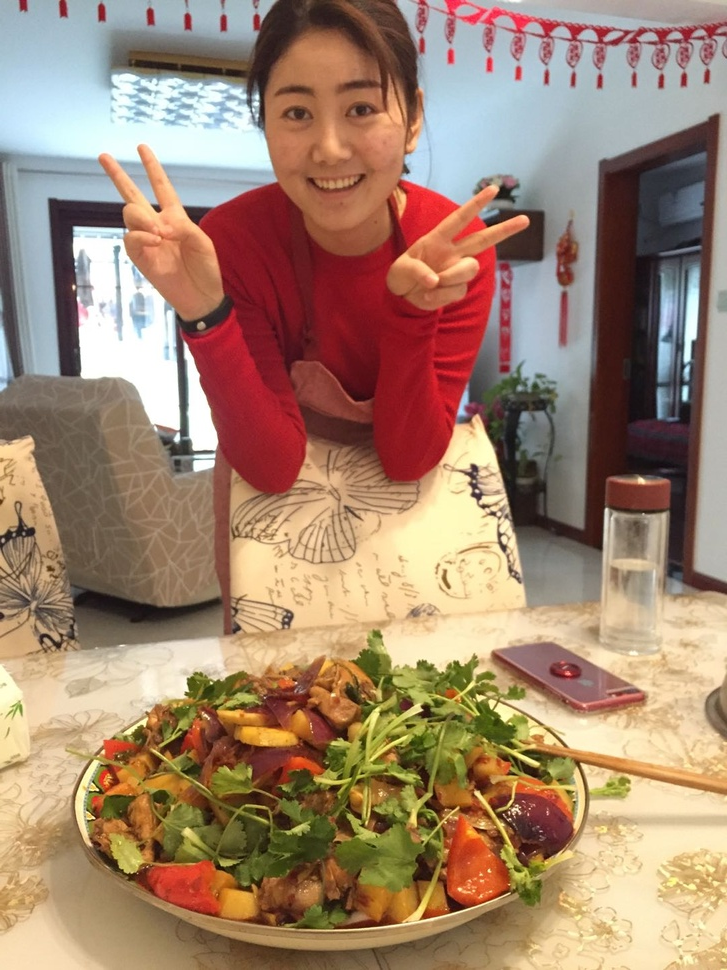
#> input picture section28#BinPic2/python/Gril.jpg, 727 x 970 px, shrunk from 1080 x 1440 before the run
$ python binPic.py Gril.jpg
#> lines starting #> are read from the running program, lines starting #| are printed output that depends on the picture; after the words box and inside, x2 and y2 are one past the last pixel; in counts of white or black regions, pixels touching at a corner belong together
#!/usr/bin/env python
# -*- coding: utf-8 -*-
# author：lowkeyway time:9/8/2019

import sys
import cv2 as cv
import numpy as np
import matplotlib.pyplot as plt

def histCover(img, fileName):
    plt.figure(fileName, figsize=(16, 8))

    dims = len(img.shape)
    if 3 == dims:
        print("This is a BGR picture")
        color = ["r", "g", "b"]

        # Show original picture
        img = img[:,:, [2, 1, 0]]
        plt.subplot(121)
        plt.imshow(img)

        plt.subplot(122)
        # Show histogram
        for index, c in enumerate(color):
            hist = cv.calcHist([img], [index], None, [256], [0, 255])
            plt.plot(hist, color=c)
            plt.xlim([0, 255])

    elif 2 == dims:
        print("This is a gray picture")

        # Show original picture
        plt.subplot(121)
        plt.imshow(img, "gray")

        # Show histogram
        plt.subplot(122)
        hist = cv.calcHist([img], [0], None, [256], [0, 255])
        plt.plot(hist)
        plt.xlim([0, 255])

    else:
        print("Cannot support this type picture")

    plt.show()

def OTSUTest(imgOri):
    if 2 != len(imgOri.shape):
        imgOri = cv.cvtColor(imgOri, cv.COLOR_BGR2GRAY)
        print("Cover to Gray")

    histCover(imgOri, "Hist_OTSU_Ori")
    th, imgTemp = cv.threshold(imgOri, 0, 255, cv.THRESH_BINARY | cv.THRESH_OTSU)
    histCover(imgTemp, "Hist_OTSU_Out")

def TRIANGLETest(imgOri):
    if 2 != len(imgOri.shape):
        imgOri = cv.cvtColor(imgOri, cv.COLOR_BGR2GRAY)
        print("Cover to Gray")

    histCover(imgOri, "Hist_TRIANGLET_Ori")
    th, imgTemp = cv.threshold(imgOri, 0, 255, cv.THRESH_BINARY | cv.THRESH_OTSU)
    histCover(imgTemp, "Hist_TRIANGLET_Out")

def threasholdTest(imgOri):
    if 2 != len(imgOri.shape):
        imgOri = cv.cvtColor(imgOri, cv.COLOR_BGR2GRAY)
        print("Cover to Gray")

    cv.imshow("imgOri", imgOri)
    # imgTemp = np.copy(imgOri)
    binMode = [cv.THRESH_BINARY, cv.THRESH_BINARY_INV, cv.THRESH_TRUNC, cv.THRESH_TOZERO, cv.THRESH_TOZERO_INV]
    for mode in binMode:
        th, imgTemp = cv.threshold(imgOri, 127, 255, mode)
        cv.imshow("threashold_"+str(mode), imgTemp)


def main_func(argv):
    imgOri = cv.imread("Gril.jpg")
#> imgOri is the input picture: shape (970, 727, 3); mean B, G, R 110.1, 132.4, 161.8
    # threasholdTest(imgOri)
    # OTSUTest(imgOri)
    TRIANGLETest(imgOri)
#> in TRIANGLETest, `imgOri = cv.cvtColor(imgOri, cv.COLOR_BGR2GRAY)`:
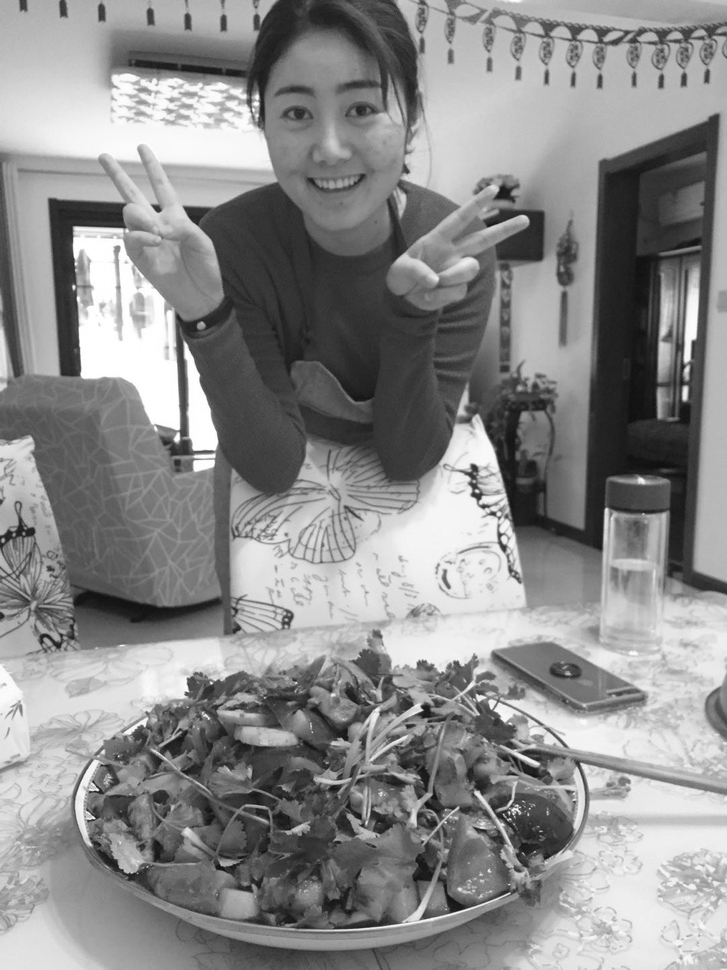
#> imgOri: shape (970, 727); min 11, max 255, mean 138.7
#> in histCover, `hist = cv.calcHist([img], [0], None, [256], [0, 255])`: hist = 256 values, max 6946 at index 183, min 0 at index 0, mean 2731.5
#> in histCover, `plt.show()`:
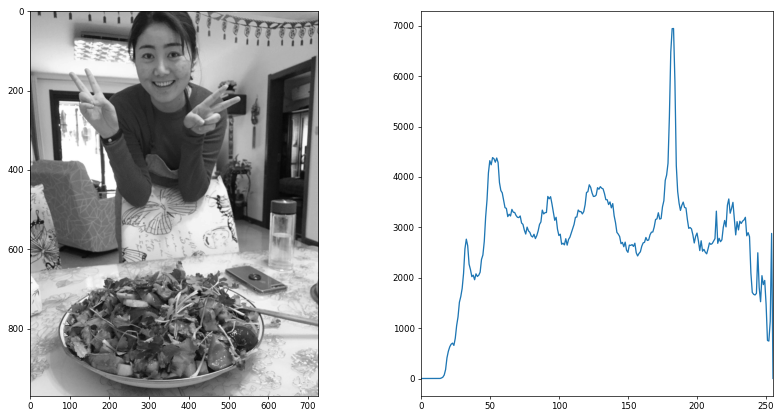
#> figure drawn by matplotlib, 2 panels; panel 2: curve peaks at x = 183, y = 6946
#> in TRIANGLETest, `th, imgTemp = cv.threshold(imgOri, 0, 255, cv.THRESH_BINARY | cv.THRES..`:
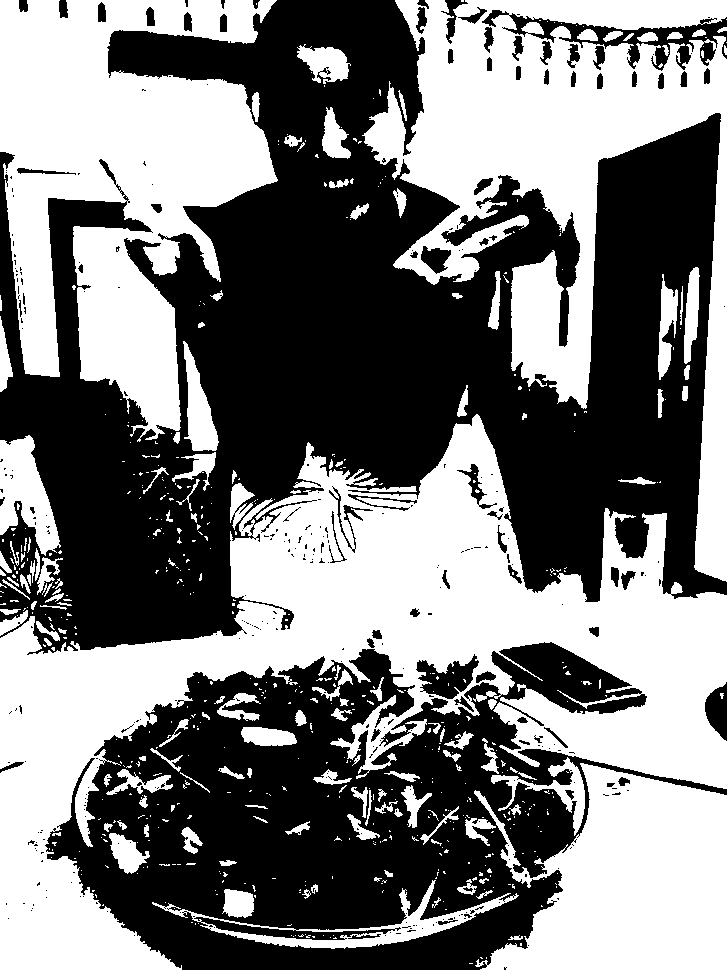
#> imgTemp: shape (970, 727); 48.4% white; 601 white regions (455 under 20 px), largest, box (x1, y1, x2, y2) and area: (0, 414, 727, 970) 131194, (362, 0, 727, 582) 72658, (0, 0, 278, 442) 69399
#> in TRIANGLETest, `th, imgTemp = cv.threshold(imgOri, 0, 255, cv.THRESH_BINARY | cv.THRES..`: th = 140
#> call 2 of histCover, with fileName = 'Hist_TRIANGLET_Out'
#> in histCover (call 2), `hist = cv.calcHist([img], [0], None, [256], [0, 255])`: hist = 256 values, max 363788 at index 0, min 0 at index 1, mean 1421
#> in histCover (call 2), `plt.show()`:
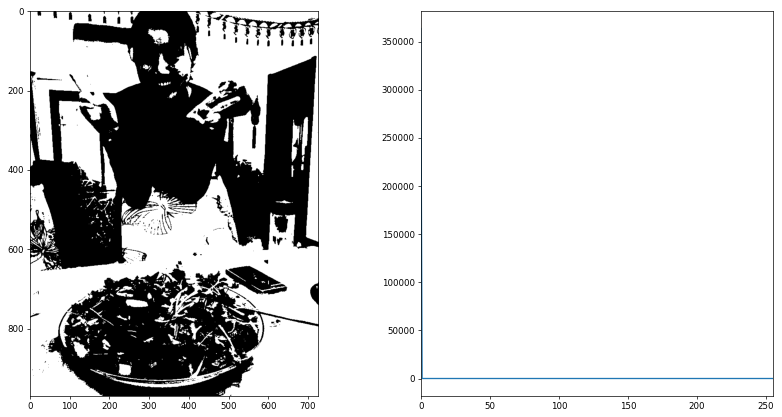
#> figure drawn by matplotlib, 2 panels; panel 2: curve peaks at x = 0, y = 363788

    cv.waitKey(0)

if __name__ == '__main__':
    main_func(sys.argv)

$ run again, with section28#BinPic2/python/apple.jpg copied over section28#BinPic2/python/Gril.jpg
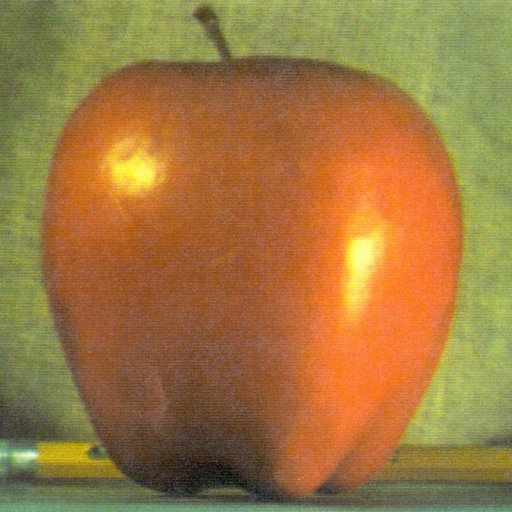
#> input picture section28#BinPic2/python/apple.jpg, 512 x 512 px
#> in main_func, imgOri is the input picture: shape (512, 512, 3); mean B, G, R 64.8, 119.7, 159.1
#> imgOri: shape (512, 512)
#> hist = 256 values, max 3896 at index 152, min 0 at index 0, mean 1024
#> in TRIANGLETest, `th, imgTemp = cv.threshold(imgOri, 0, 255, cv.THRESH_BINARY | cv.THRES..`:
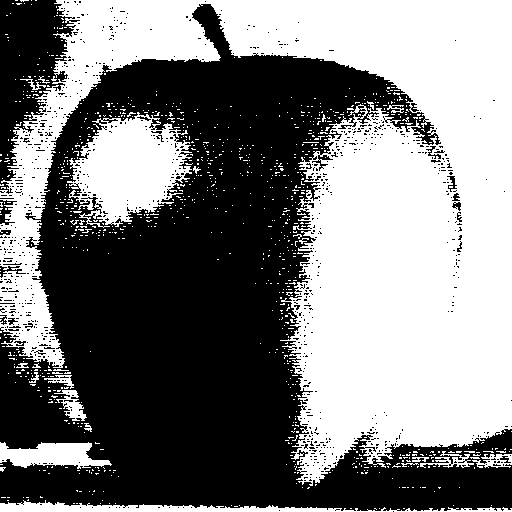
#> imgTemp: shape (512, 512); 49% white; 999 white regions (978 under 20 px), largest, box (x1, y1, x2, y2) and area: (0, 0, 512, 486) 110725, (67, 112, 192, 228) 8704, (0, 500, 512, 512) 2547
#> th = 125
#> hist = 256 values, max 133640 at index 0, min 0 at index 1, mean 522
#> in histCover (call 2), `plt.show()`:
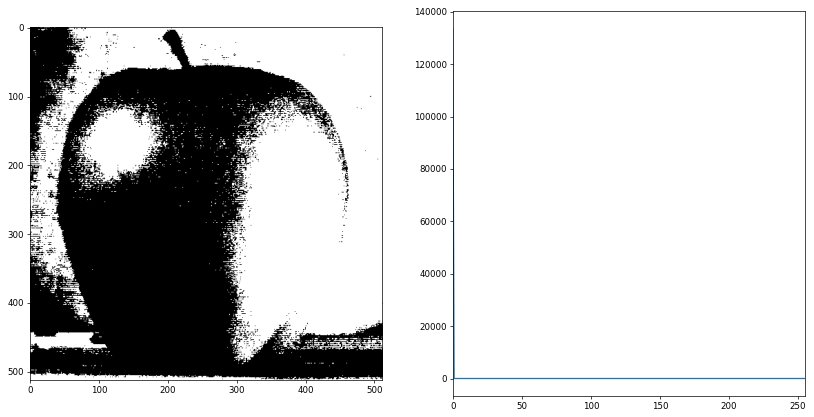
#> figure drawn by matplotlib, 2 panels; panel 2: curve peaks at x = 0, y = 133640
